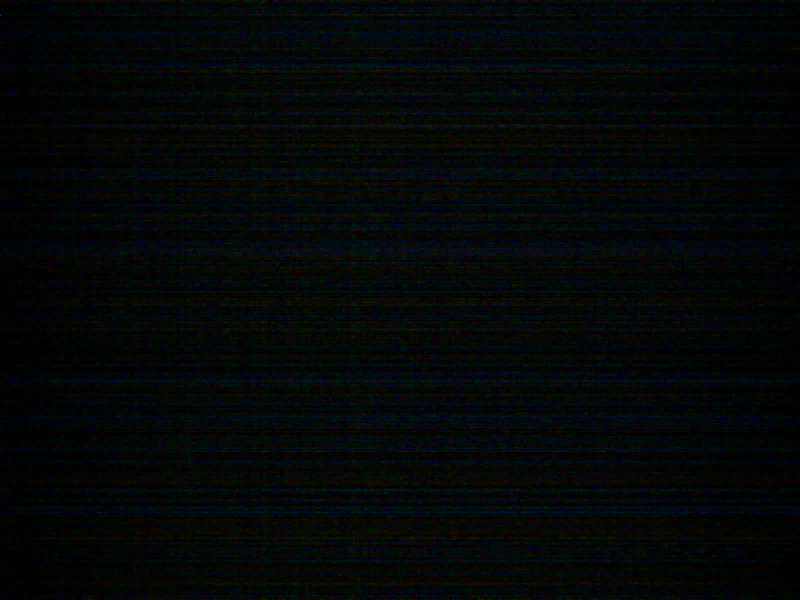
#> input picture photo_villa/CAM39_2017_09_13_03_39.jpg, 1600 x 1200 px (shown at 1/2 size); its folder holds 4 pictures in this run
$ jupyter execute --allow-errors InnovativeWireless.ipynb   (shell and % lines are left out)   (older library calls are emulated)
#> lines starting #> are read from the running program, lines starting #| are printed output that depends on the picture
<h1>Table of Contents<span class="tocSkip"></span></h1>
<div class="toc"><ul class="toc-item"></ul></div>

[cell 1]
from PIL import Image
from sklearn import preprocessing
from sklearn.model_selection import train_test_split
from sklearn.naive_bayes import GaussianNB
#from mlxtend.plotting import plot_decision_regions
from sklearn.decomposition import PCA
import numpy as np
import matplotlib.pyplot as plt
import matplotlib.colors as colours
import glob
import os
from random import randrange
from sys import getsizeof

[cell 2]
image_path="C:/Users/pcava/Desktop/Università/2_II_InnovativeWireless/_Project/photo_villa/*.jpg"
image_list = glob.glob(image_path)

[cell 3]
n_elem=len(os.listdir("C:/Users/pcava/Desktop/Università/2_II_InnovativeWireless/_Project/photo_villa"))
print(n_elem)

[cell 4]
size = 400,300
image_matrix = np.zeros((n_elem,300*400*3), dtype=int)
for i,image in enumerate(image_list):
    taken = Image.open( image )
#> taken is the input picture: PIL image 1600x1200 RGB; mean R, G, B 3.8, 6.9, 6.9
    taken.thumbnail(size,Image.ANTIALIAS)
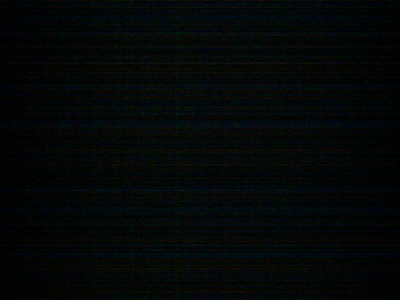
#> taken: PIL image 400x300 RGB; mean R, G, B 3.9, 7.1, 7.1
    image_matrix[i] = np.asarray(taken).ravel()
#> pass 2 of the loop `for i,image in enumerate(image_list):`:
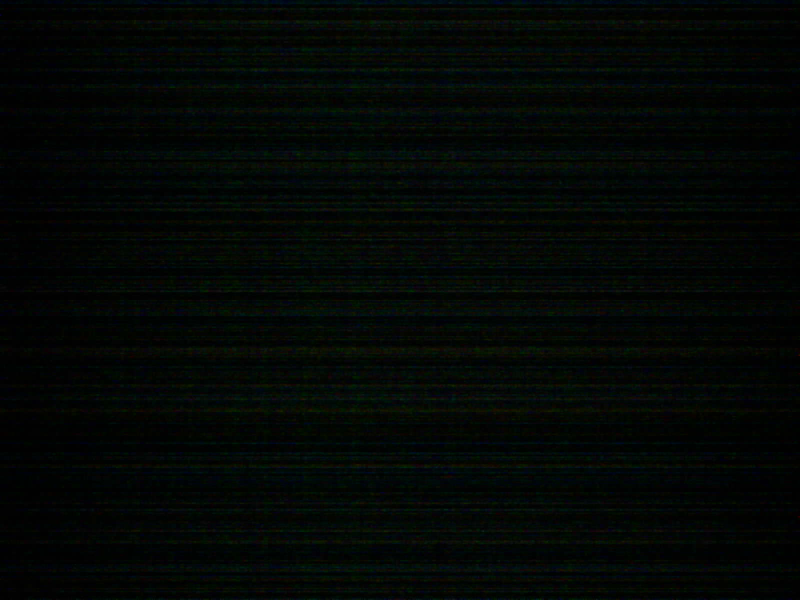
#> input picture photo_villa/CAM39_2017_09_13_04_26.jpg, 1600 x 1200 px (shown at 1/2 size)
#> taken is the input picture: PIL image 1600x1200 RGB; mean R, G, B 3.1, 7.1, 4.6
#> `taken.thumbnail(size,Image.ANTIALIAS)`:
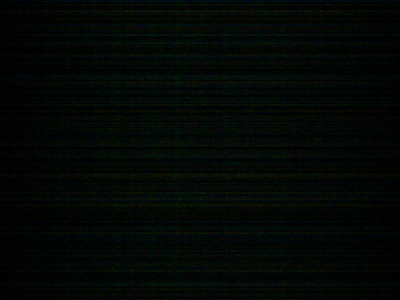
#> taken: PIL image 400x300 RGB; mean R, G, B 3.3, 7.3, 4.8

[cell 5]
#with open('C:/Users/pcava/Desktop/Università/2_II_InnovativeWireless/_Project/label.txt',"w") as f:
#    for i in range(n_elem):
#        f.write(("%d = \n" % (i+1)))

#> (a cell that did not finish here is left out)

[cell 7]
#y = open('C:/Users/pcava/Desktop/Università/2_II_InnovativeWireless/_Project/label.txt',"r").split

with open('C:/Users/pcava/Desktop/Università/2_II_InnovativeWireless/_Project/label_backup.txt',"r") as f:
#> (reads label_backup.txt from the repository)
    y = f.read().splitlines()
#> y = 1217 items, first 6: '1 = 0', '2 = 0', '3 = 0', '4 = 0', '5 = 0', '6 = 0'

labels = [int(x.split(' = ')[1]) for x in y]
#> labels = 1217 values, max 1 at index 26, min 0 at index 0, mean 0.256
print(len(labels))
#| 1217

#> (a cell that did not finish here is left out)

#> (a cell that did not finish here is left out)

[cell 10]
red_X = []
red_y = []
for i in range(n_elem):
    if(image_matrix[i].mean() > 70):
        red_X.append(image_matrix[i])
        red_y.append(y[i])
#> after the loop, red_X = []; red_y = []

red_X = np.asarray(red_X)
#> red_X = empty array
red_y = np.asarray(red_y)
#> red_y = empty array

print(red_X.shape, red_y.shape)
#| (0,) (0,)
